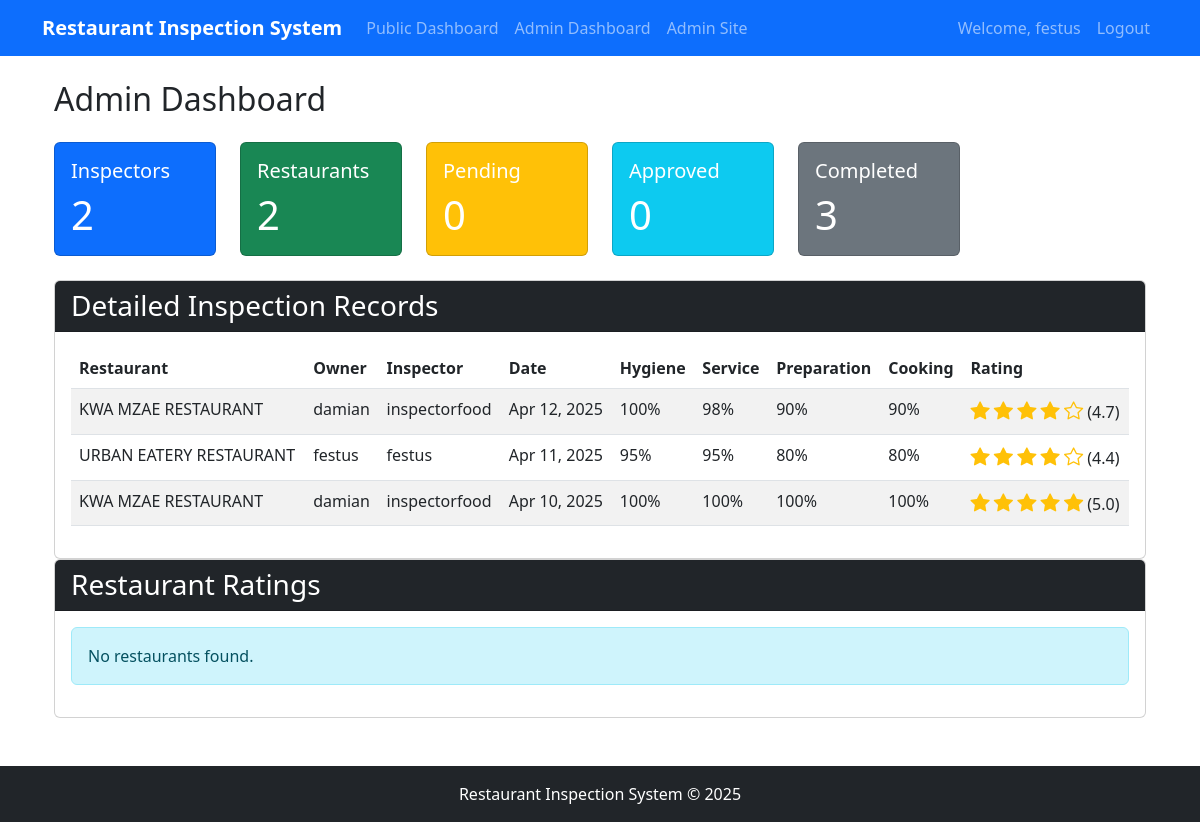
/admin-dashboard/ (signed in), run on an earlier commit of the app's database.
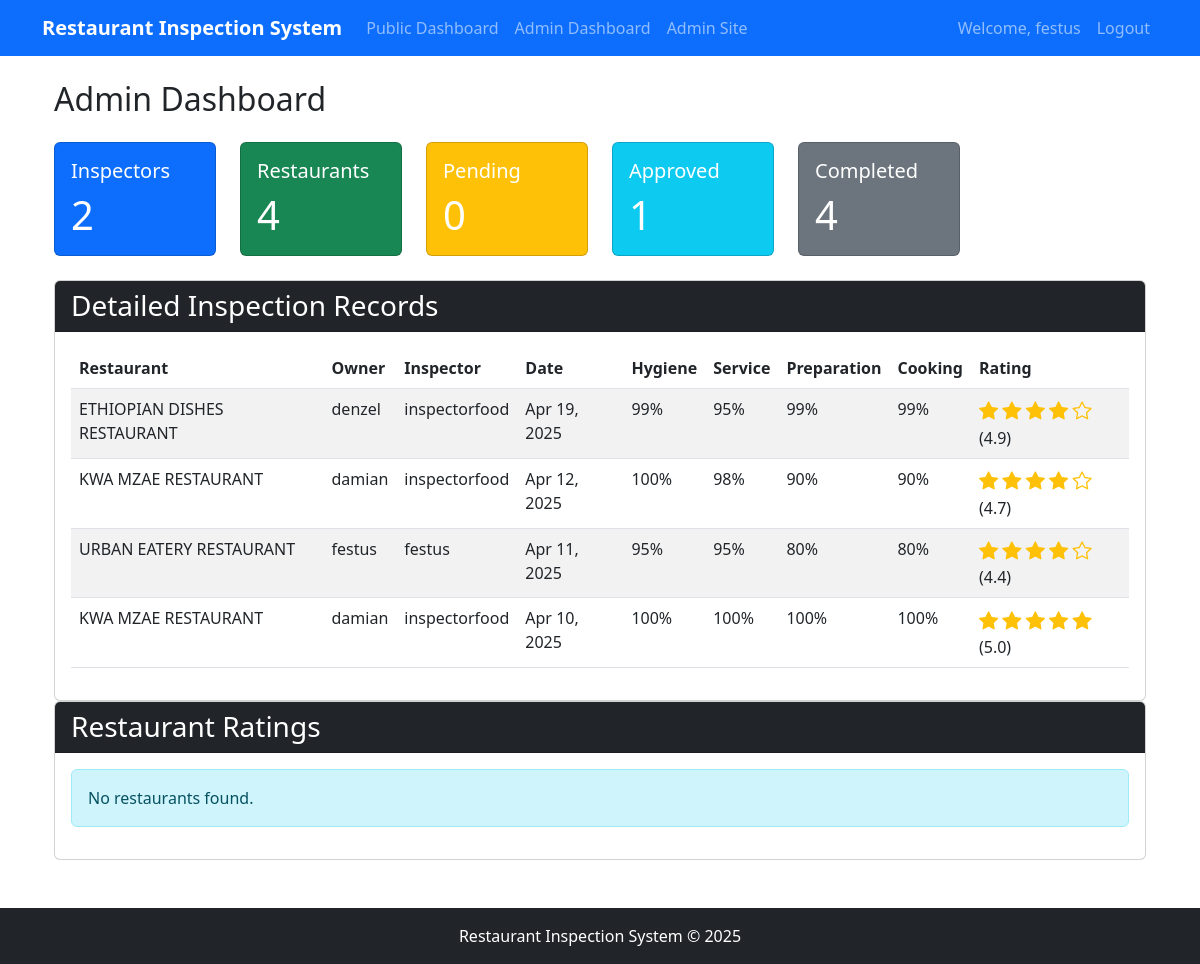
And on a later commit of the database.
### inspections/models.py (models this page shows, shortened)
class Inspection(models.Model):
    inspection_request = models.OneToOneField(InspectionRequest, on_delete=models.CASCADE, related_name='inspection')
    inspector = models.ForeignKey(CustomUser, on_delete=models.CASCADE, related_name='inspections')
    inspection_date = models.DateField()
    general_hygiene = models.PositiveIntegerField(
        null=True,
        blank=True,
        validators=[MinValueValidator(0), MaxValueValidator(100)],
        help_text="Percentage score for general hygiene (0-100)"
    )
    customer_service = models.PositiveIntegerField(
        null=True,
        blank=True,
        validators=[MinValueValidator(0), MaxValueValidator(100)],
        help_text="Percentage score for customer service (0-100)"
    )
    food_preparation = models.PositiveIntegerField(
        null=True,
        blank=True,
        validators=[MinValueValidator(0), MaxValueValidator(100)],
        help_text="Percentage score for food preparation (0-100)"
    )
    cooking_outcome = models.PositiveIntegerField(
        null=True,
        blank=True,
        validators=[MinValueValidator(0), MaxValueValidator(100)],
        help_text="Percentage score for cooking outcome (0-100)"
    )
    comments = models.TextField(blank=True, null=True)
    is_completed = models.BooleanField(default=False)
    created_at = models.DateTimeField(auto_now_add=True)
    @property
    def overall_rating(self):
        if None in [self.general_hygiene, self.customer_service,
                    self.food_preparation, self.cooking_outcome]:
            return None
        average = (self.general_hygiene + self.customer_service +
                   self.food_preparation + self.cooking_outcome) / 4
        return round(average / 20, 1)  # Convert to 5-star scale

class InspectionRequest(models.Model):
    restaurant = models.ForeignKey('accounts.Restaurant', on_delete=models.CASCADE, related_name='inspection_requests')
    requested_date = models.DateField()
    is_approved = models.BooleanField(default=False)
    created_at = models.DateTimeField(auto_now_add=True)
    updated_at = models.DateTimeField(auto_now=True)

### accounts/models.py (models this page shows, shortened)
class Restaurant(models.Model):
    owner = models.ForeignKey('CustomUser', on_delete=models.CASCADE, related_name='restaurants')
    name = models.CharField(max_length=255)
    location = models.CharField(max_length=255)
    registration_date = models.DateTimeField(auto_now_add=True)

class CustomUser(AbstractUser):
    is_restaurant_owner = models.BooleanField(default=False)
    is_inspector = models.BooleanField(default=False)
    is_customer = models.BooleanField(default=False)
    class Meta:
        verbose_name = 'User'
        verbose_name_plural = 'Users'

### inspections/views.py (the view)
# urls.py: path('admin-dashboard/', inspections_views.admin_dashboard, name='admin_dashboard'),
@login_required
def admin_dashboard(request):
    if not request.user.is_superuser:
        return redirect('home')
    total_inspectors = CustomUser.objects.filter(is_inspector=True).count()
    total_restaurants = Restaurant.objects.count()
    pending_requests = InspectionRequest.objects.filter(is_approved=False).count()
    approved_requests = InspectionRequest.objects.filter(is_approved=True, inspection__isnull=True).count()
    completed_inspections = Inspection.objects.filter(is_completed=True).count()
    inspections = Inspection.objects.filter(
        is_completed=True
    ).select_related(
        'inspection_request__restaurant',
        'inspector'
    ).order_by('-inspection_date')
    context = {
        'total_inspectors': total_inspectors,
        'total_restaurants': total_restaurants,
        'pending_requests': pending_requests,
        'approved_requests': approved_requests,
        'completed_inspections': completed_inspections,
        'inspections': inspections,
    }
    return render(request, 'inspections/admin_dashboard.html', context)

### templates/inspections/admin_dashboard.html (shortened to what the changed rows need)
{% extends 'base.html' %}
{% block content %}
<div class="container">
    <h2 class="mb-4">Admin Dashboard</h2>
    <div class="row mb-4">
        <div class="col-md-2">
            <div class="card text-white bg-success">
                <div class="card-body">
                    <h5 class="card-title">Restaurants</h5>
                    <p class="card-text display-6">{{ total_restaurants }}</p>
                </div>
            </div>
        </div>
        <div class="col-md-2">
            <div class="card text-white bg-info">
                <div class="card-body">
                    <h5 class="card-title">Approved</h5>
                    <p class="card-text display-6">{{ approved_requests }}</p>
                </div>
            </div>
        </div>
        <div class="col-md-2">
            <div class="card text-white bg-secondary">
                <div class="card-body">
                    <h5 class="card-title">Completed</h5>
                    <p class="card-text display-6">{{ completed_inspections }}</p>
                </div>
            </div>
        </div>
    </div>
<div class="card mt-4">
    <div class="card-body">
        {% if inspections %}
            <div class="table-responsive">
                <table class="table table-striped">
                    <thead>
                        <tr>
                            <th>Restaurant</th>
                            <th>Owner</th>
                            <th>Inspector</th>
                            <th>Date</th>
                            <th>Hygiene</th>
                            <th>Service</th>
                            <th>Preparation</th>
                            <th>Cooking</th>
                            <th>Rating</th>
                        </tr>
                    </thead>
                    <tbody>
                        {% for inspection in inspections %}
                            <tr>
                                <td>{{ inspection.inspection_request.restaurant.name }}</td>
                                <td>{{ inspection.inspection_request.restaurant.owner.username }}</td>
                                <td>{{ inspection.inspector.username }}</td>
                                <td>{{ inspection.inspection_date|date:"M d, Y" }}</td>
                                <td>{{ inspection.general_hygiene }}%</td>
                                <td>{{ inspection.customer_service }}%</td>
                                <td>{{ inspection.food_preparation }}%</td>
                                <td>{{ inspection.cooking_outcome }}%</td>
                                <td>
                                    {% with stars=inspection.overall_rating %}
                                        {% for i in "12345" %}
                                            {% if forloop.counter <= stars %}
                                                <i class="bi bi-star-fill rating-stars"></i>
                                            {% else %}
                                                <i class="bi bi-star rating-stars"></i>
                                            {% endif %}
                                        {% endfor %}
                                        ({{ stars|floatformat:1 }})
                                    {% endwith %}
                                </td>
                            </tr>
                        {% endfor %}
                    </tbody>
                </table>
            </div>
        {% else %}
            <div class="alert alert-info">
                No completed inspections yet.
            </div>
        {% endif %}
    </div>
</div>
</div>
{% endblock %}

What changed in the data, as far as the page shows it:
added Inspection: inspection_request.restaurant.name "ETHIOPIAN DISHES RESTAURANT", inspection_request.restaurant.owner.username "denzel", inspector.username "inspectorfood", inspection_date "Apr 19, 2025", general_hygiene "99", customer_service "95", food_preparation "99", cooking_outcome "99", overall_rating "4.9"
Also different on the page:
{{ total_restaurants }}: "2" → "4"
{{ approved_requests }}: "0" → "1"
{{ completed_inspections }}: "3" → "4"
